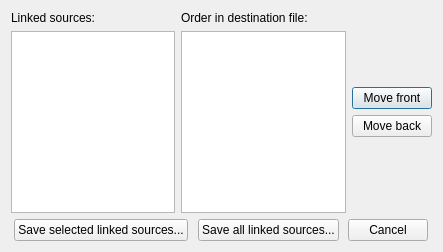
<?xml version="1.0" encoding="UTF-8"?>
<ui version="4.0">
 <class>SaveSyncFileDialog</class>
 <widget class="QDialog" name="SaveSyncFileDialog">
  <property name="geometry">
   <rect>
    <x>0</x>
    <y>0</y>
    <width>443</width>
    <height>252</height>
   </rect>
  </property>
  <property name="windowTitle">
   <string>Merge linked sources</string>
  </property>
  <property name="windowIcon">
   <iconset resource="icon.qrc">
    <normaloff>:/new/prefix1/icon0.bmp</normaloff>:/new/prefix1/icon0.bmp</iconset>
  </property>
  <property name="modal">
   <bool>true</bool>
  </property>
  <layout class="QVBoxLayout" name="verticalLayout_4">
   <item>
    <layout class="QHBoxLayout" name="horizontalLayout_3">
     <item>
      <layout class="QVBoxLayout" name="verticalLayout">
       <item>
        <widget class="QLabel" name="label">
         <property name="text">
          <string>Linked sources:</string>
         </property>
        </widget>
       </item>
       <item>
        <widget class="QListWidget" name="listWidget_Sources"/>
       </item>
      </layout>
     </item>
     <item>
      <layout class="QHBoxLayout" name="horizontalLayout_2">
       <item>
        <layout class="QVBoxLayout" name="verticalLayout_2">
         <item>
          <widget class="QLabel" name="label_2">
           <property name="text">
            <string>Order in destination file:</string>
           </property>
          </widget>
         </item>
         <item>
          <widget class="QListWidget" name="listWidget_Order"/>
         </item>
        </layout>
       </item>
       <item>
        <layout class="QVBoxLayout" name="verticalLayout_3">
         <item>
          <spacer name="verticalSpacer">
           <property name="orientation">
            <enum>Qt::Vertical</enum>
           </property>
           <property name="sizeHint" stdset="0">
            <size>
             <width>20</width>
             <height>40</height>
            </size>
           </property>
          </spacer>
         </item>
         <item>
          <widget class="QPushButton" name="pushButton_Up">
           <property name="text">
            <string>Move front</string>
           </property>
          </widget>
         </item>
         <item>
          <widget class="QPushButton" name="pushButton_Down">
           <property name="text">
            <string>Move back</string>
           </property>
          </widget>
         </item>
         <item>
          <spacer name="verticalSpacer_2">
           <property name="orientation">
            <enum>Qt::Vertical</enum>
           </property>
           <property name="sizeHint" stdset="0">
            <size>
             <width>20</width>
             <height>40</height>
            </size>
           </property>
          </spacer>
         </item>
        </layout>
       </item>
      </layout>
     </item>
    </layout>
   </item>
   <item>
    <layout class="QHBoxLayout" name="horizontalLayout">
     <item>
      <spacer name="horizontalSpacer_3">
       <property name="orientation">
        <enum>Qt::Horizontal</enum>
       </property>
       <property name="sizeHint" stdset="0">
        <size>
         <width>40</width>
         <height>20</height>
        </size>
       </property>
      </spacer>
     </item>
     <item>
      <widget class="QPushButton" name="pushButton">
       <property name="text">
        <string>Save selected linked sources...</string>
       </property>
      </widget>
     </item>
     <item>
      <spacer name="horizontalSpacer">
       <property name="orientation">
        <enum>Qt::Horizontal</enum>
       </property>
       <property name="sizeHint" stdset="0">
        <size>
         <width>40</width>
         <height>20</height>
        </size>
       </property>
      </spacer>
     </item>
     <item>
      <widget class="QPushButton" name="pushButton_2">
       <property name="text">
        <string>Save all linked sources...</string>
       </property>
      </widget>
     </item>
     <item>
      <spacer name="horizontalSpacer_2">
       <property name="orientation">
        <enum>Qt::Horizontal</enum>
       </property>
       <property name="sizeHint" stdset="0">
        <size>
         <width>40</width>
         <height>20</height>
        </size>
       </property>
      </spacer>
     </item>
     <item>
      <widget class="QPushButton" name="pushButton_3">
       <property name="text">
        <string>Cancel</string>
       </property>
      </widget>
     </item>
     <item>
      <spacer name="horizontalSpacer_4">
       <property name="orientation">
        <enum>Qt::Horizontal</enum>
       </property>
       <property name="sizeHint" stdset="0">
        <size>
         <width>40</width>
         <height>20</height>
        </size>
       </property>
      </spacer>
     </item>
    </layout>
   </item>
  </layout>
 </widget>
 <resources>
  <include location="icon.qrc"/>
 </resources>
 <connections/>
</ui>
